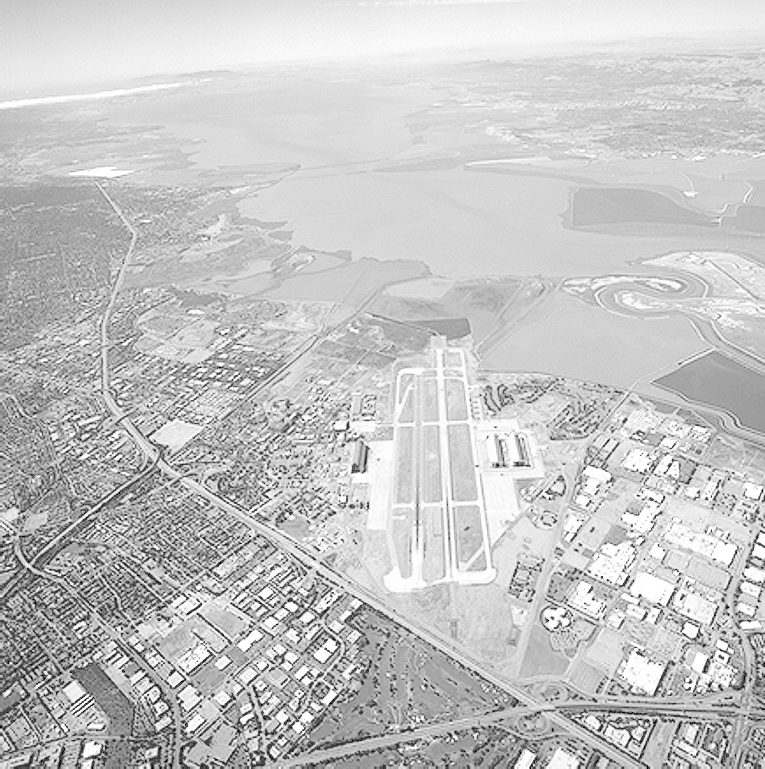
#> input picture images/runway.png, 765 x 769 px
$ python gamma_correction.py
#> lines starting #> are read from the running program, lines starting #| are printed output that depends on the picture
import cv2
import numpy as np
import matplotlib.pyplot as plt


def gamma_correction(img, gamma):
    """Apply gamma correction: s = (r/255)^gamma * 255"""
    normalized = img / 255.0
    corrected = np.power(normalized, gamma)
    return np.uint8(corrected * 255)


# Load image in grayscale
imgPath = 'images/runway.png'
img = cv2.imread(imgPath, cv2.IMREAD_GRAYSCALE)
#> img is the input picture: shape (769, 765); min 0, max 255, mean 197.1
if img is None:
    raise FileNotFoundError("Could not load image. Check the file path.")

# Apply gamma corrections
gamma_05 = gamma_correction(img, gamma=0.5)
#> in gamma_correction, `corrected = np.power(normalized, gamma)`:
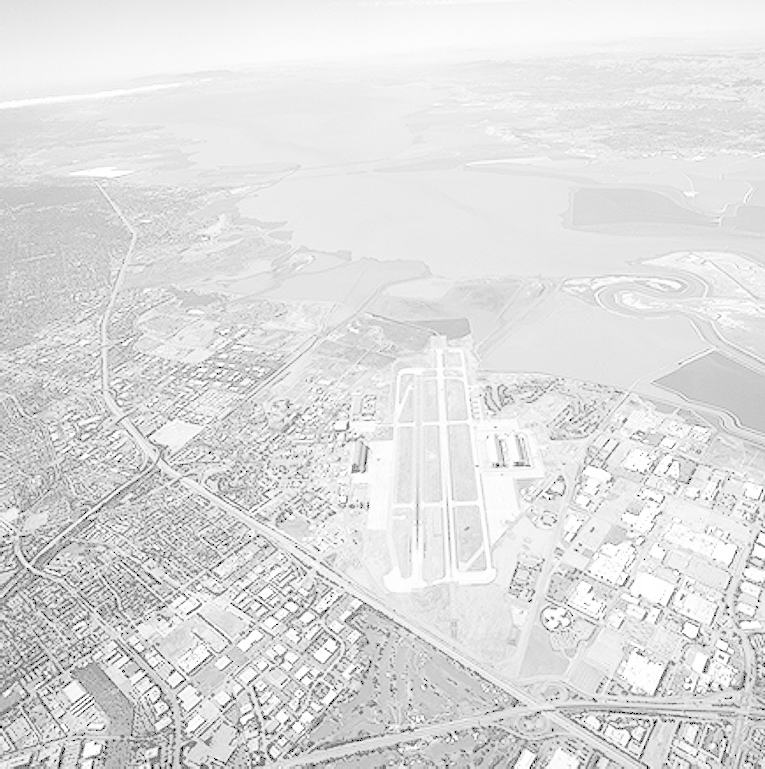
#> corrected: shape (769, 765) float64; min 0, max 1, mean 0.873
gamma_2  = gamma_correction(img, gamma=2.0)
#> call 2 of gamma_correction, with gamma = 2
#> in gamma_correction (call 2), `corrected = np.power(normalized, gamma)`:
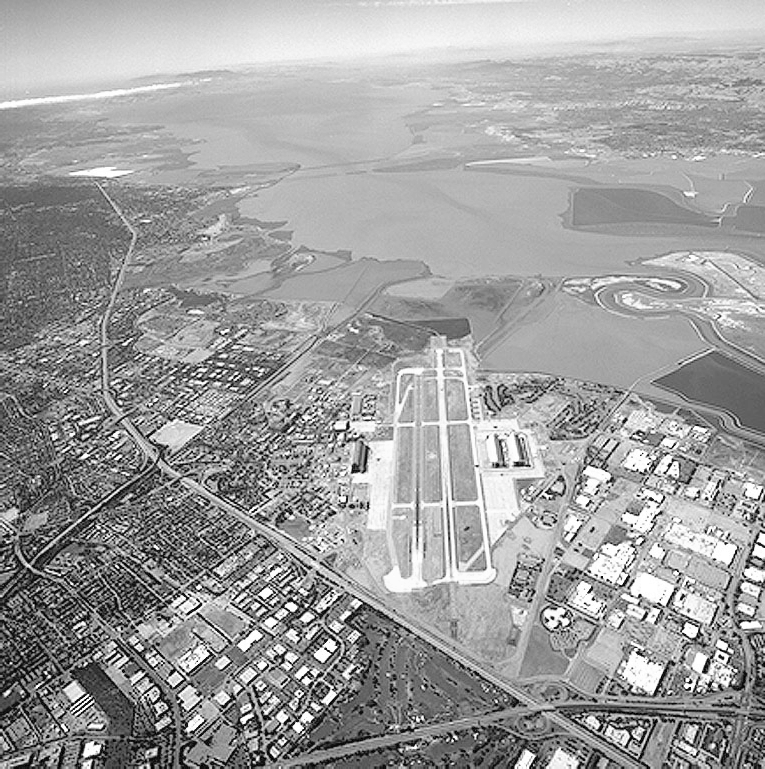
#> corrected: shape (769, 765) float64; min 0, max 1, mean 0.623

# Plot results
fig, axes = plt.subplots(1, 3, figsize=(15, 5))

axes[0].imshow(img, cmap='gray', vmin=0, vmax=255)
axes[0].set_title('Original')
axes[0].axis('off')

axes[1].imshow(gamma_05, cmap='gray', vmin=0, vmax=255)
axes[1].set_title('Gamma Correction (γ = 0.5)\n[Brightened]')
axes[1].axis('off')

axes[2].imshow(gamma_2, cmap='gray', vmin=0, vmax=255)
axes[2].set_title('Gamma Correction (γ = 2.0)\n[Darkened]')
axes[2].axis('off')

plt.tight_layout()
plt.savefig('outputs/gamma_correction_output.png', dpi=150, bbox_inches='tight')
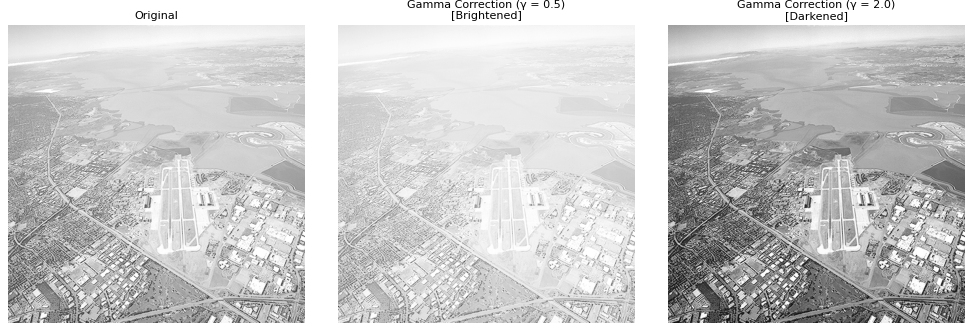
#> figure drawn by matplotlib, 3 panels
plt.show()

# Save individual output images
cv2.imwrite('outputs/gamma_0.5.jpg', gamma_05)
cv2.imwrite('outputs/gamma_2.0.jpg', gamma_2)

print("Done. Outputs saved: gamma_0.5.jpg, gamma_2.0.jpg, gamma_correction_output.png")

$ run again, with images/brain_proton_density_slice.png copied over images/runway.png
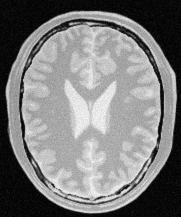
#> input picture images/brain_proton_density_slice.png, 181 x 217 px
#> img is the input picture: shape (217, 181); min 0, max 251, mean 123.7
#> in gamma_correction (call 2), `corrected = np.power(normalized, gamma)`:
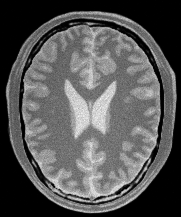
#> corrected: shape (217, 181) float64; min 0, max 0.969, mean 0.339
#> `plt.savefig('outputs/gamma_correction_output.png', dpi=150, bbox_inche..`:
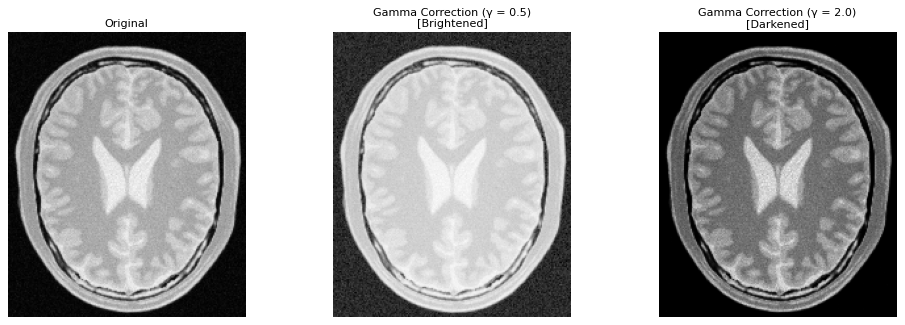
#> figure drawn by matplotlib, 3 panels
